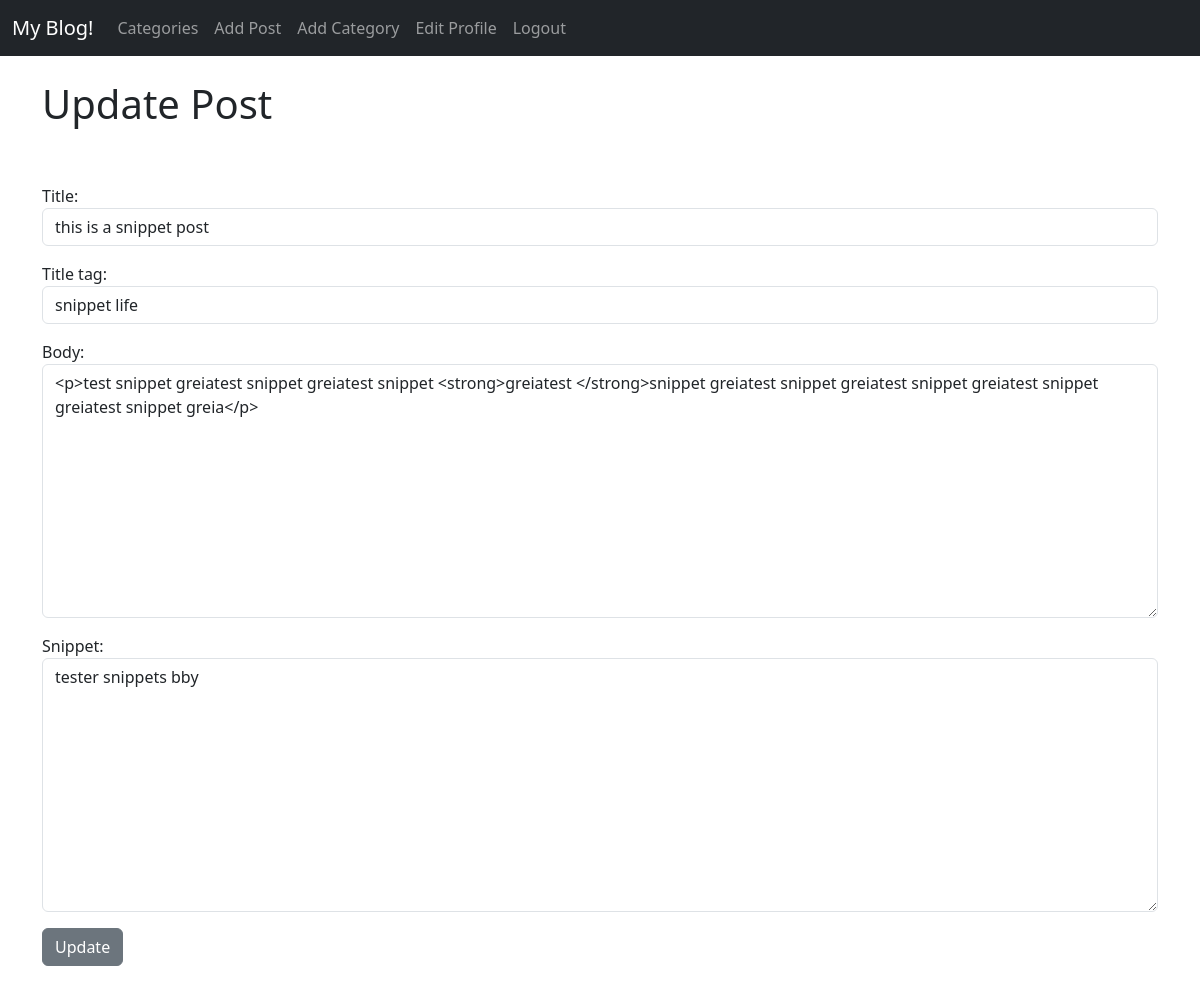
The page /article/edit/18 (signed in) on the database its author committed.
### theblog/models.py (models this page shows, shortened)
class Post(models.Model):
    title = models.CharField(max_length=255)
    title_tag = models.CharField(max_length=255)
    author = models.ForeignKey(User, on_delete=models.CASCADE)
    body = RichTextField(blank=True, null=True)
    post_date = models.DateField(auto_now_add=True)
    category = models.CharField(max_length=255, default='uncategorized')
    snippet = models.CharField(max_length=255)
    likes = models.ManyToManyField(User, related_name='blog_posts')

### theblog/views.py (the view)
# urls.py: path('article/edit/<int:pk>', UpdatePostView.as_view(), name="update_post"),
class UpdatePostView(UpdateView):
    model = Post
    form_class = EditForm
    template_name = 'update_post.html'

### theblog/forms.py
class EditForm(forms.ModelForm):
    class Meta:
        model = Post
        fields = ('title', 'title_tag', 'body', 'snippet')
        widgets = {
            'title': forms.TextInput(attrs={'class': 'form-control', 'placeholder': 'Insert Title'}),
            'title_tag': forms.TextInput(attrs={'class': 'form-control'}),
            'body': forms.Textarea(attrs={'class': 'form-control'}),
            'snippet': forms.Textarea(attrs={'class': 'form-control'}),
        }

### theblog/templates/update_post.html (shortened to what this page needs)
{% extends 'base.html' %}
{% block content %}
{% if user.is_authenticated %}
    {% if user.id == post.author.id %}
        <h1>Update Post</h1>
        <br/><br/>
        <div class="mb-3">
        <form method="POST">
            {{ form.as_p }}
            <button class="btn btn-secondary">Update</button>
        </form>
        </div>
    {% else %}
        You are not allowed here!!
    {% endif %}
{% else %}
You are not allowed here!
{% endif %}
{% endblock %}

### rows shown on the page
Post: title "this is a snippet post", title_tag "snippet life", body "<p>test snippet greiatest snippet greiatest snippet <strong>greiatest </strong>snippet greiatest snippet greiatest snippet greiatest snippet greiatest snippet greia</p>", snippet "tester snippets bby"
